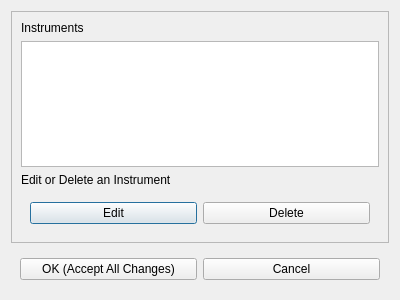
<?xml version="1.0" encoding="UTF-8"?>
<ui version="4.0">
 <class>EditInstrumentsDialog</class>
 <widget class="QDialog" name="EditInstrumentsDialog">
  <property name="geometry">
   <rect>
    <x>0</x>
    <y>0</y>
    <width>400</width>
    <height>300</height>
   </rect>
  </property>
  <property name="windowTitle">
   <string>Dialog</string>
  </property>
  <layout class="QVBoxLayout" name="verticalLayout">
   <item alignment="Qt::AlignTop">
    <widget class="QFrame" name="frame">
     <property name="frameShape">
      <enum>QFrame::StyledPanel</enum>
     </property>
     <property name="frameShadow">
      <enum>QFrame::Raised</enum>
     </property>
     <layout class="QVBoxLayout" name="verticalLayout_2">
      <item>
       <widget class="QLabel" name="label">
        <property name="text">
         <string>Instruments</string>
        </property>
       </widget>
      </item>
      <item>
       <widget class="QTableView" name="tableView"/>
      </item>
      <item>
       <widget class="QLabel" name="label_2">
        <property name="text">
         <string>Edit or Delete an Instrument</string>
        </property>
       </widget>
      </item>
      <item>
       <widget class="QWidget" name="widget_2" native="true">
        <layout class="QHBoxLayout" name="horizontalLayout_2">
         <item>
          <widget class="QPushButton" name="pushButton_3">
           <property name="text">
            <string>Edit</string>
           </property>
          </widget>
         </item>
         <item>
          <widget class="QPushButton" name="pushButton_4">
           <property name="text">
            <string>Delete</string>
           </property>
          </widget>
         </item>
        </layout>
       </widget>
      </item>
     </layout>
    </widget>
   </item>
   <item alignment="Qt::AlignBottom">
    <widget class="QWidget" name="widget" native="true">
     <layout class="QHBoxLayout" name="horizontalLayout">
      <item>
       <widget class="QPushButton" name="pushButton">
        <property name="text">
         <string>OK (Accept All Changes)</string>
        </property>
       </widget>
      </item>
      <item>
       <widget class="QPushButton" name="pushButton_2">
        <property name="text">
         <string>Cancel</string>
        </property>
       </widget>
      </item>
     </layout>
    </widget>
   </item>
  </layout>
 </widget>
 <resources/>
 <connections/>
</ui>
